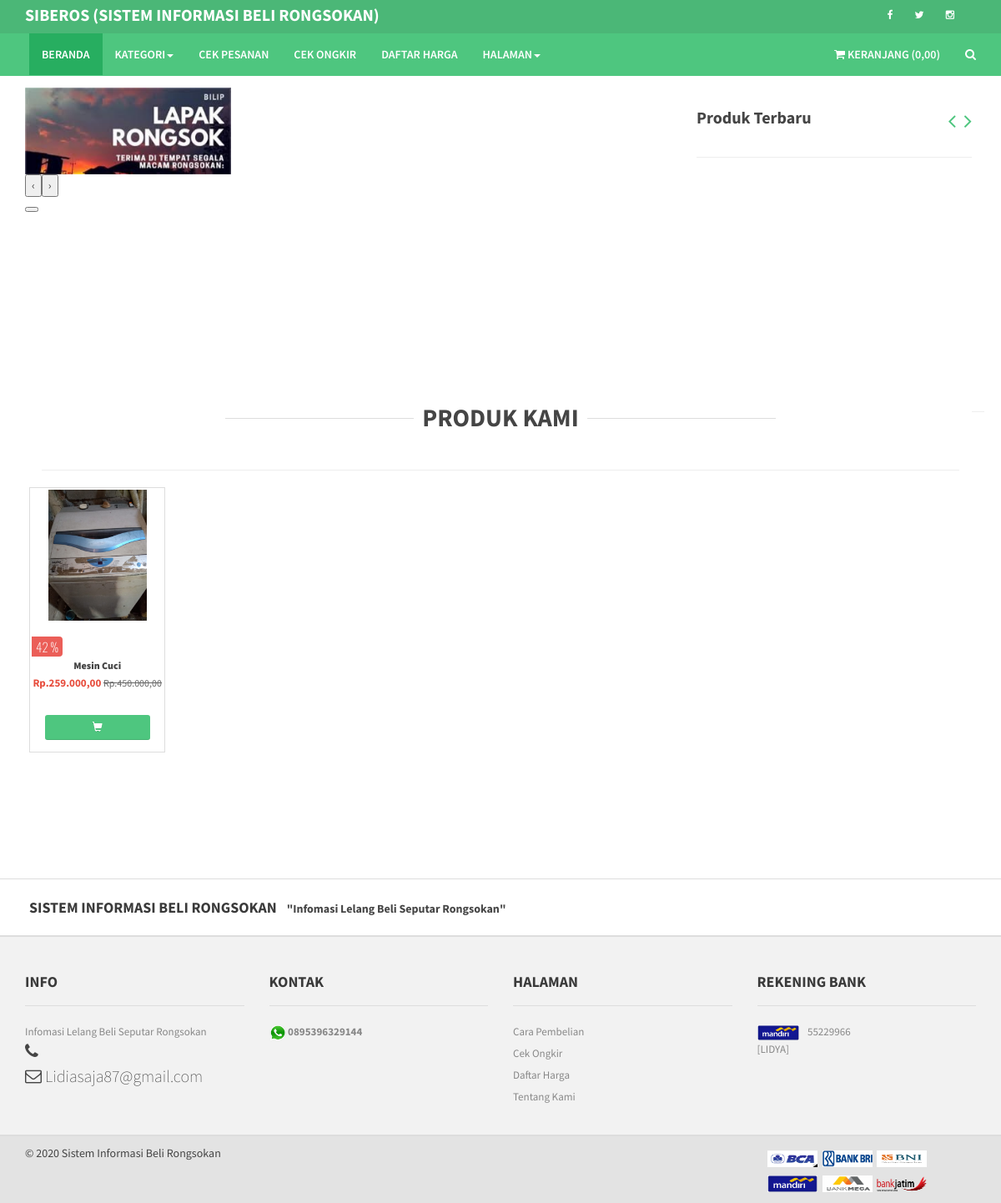
The page / on the database its author committed.
### tables this page shows
CREATE TABLE `shop_setting` (
  `shortname_shop` varchar(20) NOT NULL,
  `longname_shop` varchar(100) NOT NULL,
  `motto_shop` varchar(100) NOT NULL,
  `location_shop` varchar(120) NOT NULL,
  `name_manage` varchar(100) NOT NULL,
  `bbm_contact` varchar(20) NOT NULL,
  `wa_contact` varchar(20) NOT NULL,
  `phone_contact` varchar(20) NOT NULL,
  `email_shop` varchar(30) NOT NULL,
  `propinsi_shop` varchar(20) NOT NULL,
  `kabupaten_shop` varchar(20) NOT NULL,
  `logo_shop` varchar(50) NOT NULL,
  `facebook` varchar(300) DEFAULT NULL,
  `twitter` varchar(300) DEFAULT NULL,
  `google` varchar(300) DEFAULT NULL,
  `instagram` varchar(300) DEFAULT NULL,
  `youtube` varchar(300) DEFAULT NULL,
  `pos` int(1) DEFAULT NULL,
  `jne` int(1) DEFAULT NULL,
  `tiki` int(1) DEFAULT NULL,
  `gratis_ongkir_wilayah` int(1) DEFAULT NULL,
  `cod_wilayah` int(1) DEFAULT NULL
);

CREATE TABLE `shop_product` (
  `id_product` int(11) NOT NULL,
  `name_product` varchar(50) NOT NULL,
  `information_product` text NOT NULL,
  `price_product` int(11) NOT NULL,
  `discount_product` int(11) NOT NULL,
  `weight_product` int(11) NOT NULL,
  `category_product` int(11) NOT NULL,
  `stock_product` int(11) NOT NULL,
  `image_product` varchar(50) NOT NULL,
  `slug_product` text NOT NULL,
  `state_product` int(1) NOT NULL,
  `state_discount` int(1) DEFAULT NULL
);

CREATE TABLE `shop_payment` (
  `id_payment` int(11) NOT NULL,
  `id_bank` int(11) NOT NULL,
  `number` varchar(50) NOT NULL,
  `name` varchar(100) NOT NULL,
  `state` int(1) NOT NULL
);

CREATE TABLE `shop_bank` (
  `id_bank` int(11) NOT NULL,
  `name_bank` varchar(100) NOT NULL,
  `logo_bank` varchar(40) NOT NULL,
  `state_bank` int(1) NOT NULL
);

### application/controllers/C__front.php (called while the page is built, shortened)
<?php
class C__front extends CI_Controller {
	public function __construct()
	{
		$this->load->model('M__app');
		$this->load->library(array('pagination','cart','form_validation'));
	}
	public function index($off=0)
	{
		$jumlah=$this->M__app->gradeone('product','state_product',1)->num_rows();
		$data['title']      ="Beranda";
		$data['active']     ="beranda";
		$data['content']    ='product/index.php';
		$data['all']        =$this->M__app->getdatapage('product',$off)->result();
		$data['category']   =$this->M__app->gradeone('category','state',1)->result();
		$data['new']        =$this->M__app->getnewproduct()->result_array();
		$data['bank']       =$this->M__app->getdatapaymentfront()->result();
		$data['slider']     =$this->M__app->getdata('slider')->result();
		$data['slider_yes'] =1;
		$data['page']       =halaman($jumlah,'shop.aspx',2);
		$this->load->view('frontend/template',$data);
	}
}

### index.php (called while the page is built, shortened)
<?php
require_once BASEPATH.'core/CodeIgniter.php';

### application/models/M__app.php (called while the page is built, shortened)
<?php if ( ! defined('BASEPATH')) exit('No direct script access allowed');
class M__app extends CI_Model {
	public function gradeone($table,$column,$where)
	{
		$this->db->where($column, $where);
		return $this->db->get('shop_'.$table);
	}
	public function getdatapaymentfront()
	{
		$this->db->select('*');
		$this->db->from('shop_payment');
		$this->db->join('shop_bank', 'shop_payment.id_bank = shop_bank.id_bank');
		$this->db->where('shop_payment.state', 1);
		return $this->db->get();
	}
	public function getdatapage($table,$offset)
	{
		$this->db->where('state_product', 1);
		$this->db->where("stock_product!='0'");
		$this->db->join('shop_category', 'shop_product.category_product = shop_category.id_category');
		$this->db->order_by('name_product','asc');
		return $this->db->get('shop_'.$table, 24, $offset);
	}
	public function getnewproduct()
	{
		$this->db->select('*');
		$this->db->from('shop_product');
		$this->db->where("stock_product!='0'");
		$this->db->where("state_product='1'");
		$this->db->join('shop_category', 'shop_product.category_product = shop_category.id_category');
		$this->db->order_by('id_product', 'desc');
		$this->db->limit(10);
		return $this->db->get();
	}
}

### application/views/frontend/product/index.php (the view, shortened to what this page needs)
<div class="main-container" style="padding-left: 50px;padding-right: 50px;">
    <div class="morePost row featuredPostContainer style2">
        <div class="col-lg-12">
            <center>
                <h1 class="title-big text-center section-title-style2">
                    <span>PRODUK KAMI</span>
                </h1>
            </center>
            <hr>
        </div>
        <div >
            <div class="row">
                 <?php $no=0; foreach($all as $row): $no++ ?>
                    <div class="item col-lg-2 col-md-3 col-sm-4 col-xs-6" style="float: left;">
                        <div class="product" id="produk">
                            <div id="tinggi">
                                <div class="image" id="tinggi2">
                                    <a href="<?php echo site_url('product-details.aspx/'.$row->slug_product)?>">
                                        <img src="<?php echo base_url('uploads/'.$row->image_product) ?>" style="width:75%;" alt="<?php echo $row->name_product ?>">
                                    </a>
                                    <?php if ($row->state_discount==1) { ?>
                                        <div class="promotion" style="bottom: -0px;">
                                            <span class="discount" style="font-size: 15px;">
                                                <?php $cut=ceil(($row->discount_product/$row->price_product)*100) ?>
                                                <?php echo 100-$cut ?> %
                                            </span>
                                        </div>
                                    <?php } ?>
                                </div>
                                <div class="description" style="min-height: 65px;">
                                    <b style="font-size: 12px;font-weight: 798;">
                                        <a href="<?php echo site_url('product-details.aspx/'.$row->slug_product)?>">
                                            <?php $product_name=substr($row->name_product,0,25); ?>
                                            <?php if(strlen($row->name_product)>25)
                                            {
                                                echo $product_name.'...';
                                            }
                                            else
                                            {
                                                echo $row->name_product;
                                            }
                                            ?>
                                        </a>
                                    </b>
                                    <div class="price" style="font-size: 13px;">
                                        <?php if ($row->state_discount==1) { ?>
                                            <span style="color: #e74c3c;">
                                                Rp.<?php echo uang($row->discount_product) ?>
                                            </span>
                                        <?php }else{ ?>
                                            <span style="color: #e74c3c;">
                                                Rp.<?php echo uang($row->price_product) ?>
                                            </span>
                                        <?php } ?>
                                        <?php if ($row->state_discount==1) { ?>
                                            <span class="old-price" style="font-size: 12px;">
                                                Rp.<?php echo uang($row->price_product) ?>
                                            </span>
                                        <?php } ?>
                                    </div>
                                </div>
                            </div>
                            <div class="action-control">
                                <center>
                                    <a href="javascript:void(0)" onclick="tampil_modal('<?php echo $row->id_product ?>')" style="width:80%;" class="btn btn-primary btn-md">
                                        <span class="add2cart">
                                            <i class="glyphicon glyphicon-shopping-cart"></i>
                                        </span>
                                    </a>
                                </center>
                            </div>
                        </div>
                    </div>
                <?php endforeach; ?>
                <hr>
                <br>
            </div>
        </div>
    </div>
</div>

### application/views/frontend/header.php (shortened to what this page needs)
<div class="navbar-top">
    <div class="container" style="padding-top: 3px">
        <div class="row">
            <div class="col-lg-8">
                <div class="pull-left ">
                    <ul class="userMenu">
                        <li>
                        <?php if (gettoko('longname_shop')!=""): ?>
                            <a href="<?php echo base_url() ?>">
                                <span style="font-size:20px;">
                                <?php echo gettoko('shortname_shop') ?>
                                <span class="hidden-xs">(<?php echo gettoko('longname_shop') ?>)
                                </span>
                                </span>
                            </a>
                        <?php endif; ?>
                        </li>
                    </ul>
                </div>
            </div>
            <div class="col-lg-4">
                <div class="pull-right">
                    <ul class="userMenu">
                        <?php
                        $fb=gettoko('facebook');
                        $tw=gettoko('twitter');
                        $ig=gettoko('instagram');
                        if($fb!="" && !is_null($fb)){ ?>
                            <li>
                                <a href="<?php echo $fb ?>" target="_blank">
                                    <i class=" fa fa-facebook"> &nbsp; </i>
                                </a>
                            </li>
                        <?php } ?>
                        <?php if($tw!="" && !is_null($tw)){ ?>
                             <li>
                                <a href="<?php echo $tw ?>" target="_blank">
                                    <i class=" fa fa-twitter"> &nbsp; </i>
                                </a>
                            </li>
                        <?php } ?>
                        <?php if($ig!="" && !is_null($ig)){ ?>
                             <li>
                                <a href="<?php echo $ig ?>" target="_blank">
                                    <i class=" fa fa-instagram"> &nbsp; </i>
                                </a>
                            </li>
                        <?php } ?>
                    </ul>
                </div>
            </div>
        </div>
    </div>
</div>

### application/views/frontend/footer.php (shortened to what this page needs)
<footer>
    <div class="footer" style="background-color: #fff; padding:20px; ">
        <div class="container">
            <div class="row">
                <div class="col-lg-8">
                    <span id="footer-head">
                    <?php
                        echo gettoko('longname_shop')?
                        gettoko('longname_shop'):
                        gettoko('shortname_shop');
                    ?>
                    </span>
                    <span>
                        <b>
                            &quot;<?php echo gettoko('motto_shop') ?>&quot;
                        </b>
                    </span>
                </div>
            </div>
        </div>
    </div>
    <div class="footer">
        <div class="container">
            <div class="row">
                <div class="col-lg-3 hidden-xs">
                    <h3>Info</h3>
                    <ul>
                        <li class="supportLi">
                            <p><?php echo gettoko('motto_shop') ?></p>
                            <h4>
                                <a class="inline" href="callto:+12025550151">
                                    <strong>
                                    <i class="fa fa-phone"> </i>
                                    </strong>
                                </a>
                            </h4>
                            <h4>
                                <a class="inline" href="#">
                                    <i class="fa fa-envelope-o"> </i>
                                    <?php echo gettoko('email_shop') ?>
                                </a>
                            </h4>
                        </li>
                    </ul>
                </div>
                <div class="col-lg-3">
                    <h3> Kontak </h3>
                    <ul>
                    <?php if(gettoko('wa_contact')!=''): ?>
                        <li class="supportLi">
                            <img src="<?php echo base_url('uploads/wa.png') ?>" width="20px">
                            <strong><?php echo gettoko('wa_contact') ?></strong>
                        </li>
                    <?php endif ?>
                    </ul>
                </div>
                <div class="col-lg-3 hidden-xs">
                    <h3>Halaman</h3>
                    <ul>
                        <li class="supportLi">
                            <a href="<?php echo site_url('howtobuy.aspx') ?>"> Cara Pembelian</a>
                        </li>
                        <li class="supportLi">
                            <a href="<?php echo site_url('ongkir.aspx') ?>"> Cek Ongkir</a>
                        </li>
                        <li class="supportLi">
                            <a href="<?php echo site_url('pricelist.aspx') ?>"> Daftar Harga</a>
                        </li>
                        <li class="supportLi">
                            <a href="<?php echo site_url('aboutus.aspx') ?>"> Tentang Kami</a>
                        </li>
                    </ul>
                </div>
                <div class="col-lg-3">
                    <h3>Rekening Bank</h3>
                    <ul>
                    <?php $no=0; foreach($bank as $row): $no++ ?>
                        <li class="supportLi">
                            <img src="<?php echo base_url('assets/images/bank/'.$row->logo_bank) ?>" width="50px" alt="">
                            &nbsp;&nbsp; <?php echo $row->number ?> <br> [<?php echo $row->name ?>]
                        </li>
                    <?php endforeach;?>
                    </ul>
                </div>
            </div>
        </div>
    </div>
    <div class="footer-bottom">
        <div class="container">
            <span onmouseover="tampil()">
                &copy; <?php echo date('Y') ?> <?php echo gettoko('longname_shop')?gettoko('longname_shop'):gettoko('shortname_shop') ?>
            </span>
            <span style="float: right;width: 250px;line-height: 30px;">
                <?php echo getBank() ?>
            </span>
        </div>
    </div>
</footer>

### application/helpers/app_helper.php (shortened to what this page needs)
<?php
function uang($number)
{
    return number_format($number,2,',','.');
}
function gettoko($get)
{
    $ci =& get_instance();
    $ci->db->select($get);
    $db=$ci->db->get('shop_setting')->row_array();;
    return $db[$get];
}
function getBank()
{
	$ci =& get_instance();
	$bank=$ci->M__app->gradeone('bank','state_bank',1)->result();
	$val="";
	foreach ($bank as $row) {
		$val.="<img src='".base_url('assets/images/bank/'.$row->logo_bank)."'' width='60px' height='20px;'>&nbsp;&nbsp;";
	}
	return $val;
}

### rows shown on the page
shop_setting: shortname_shop "SIBEROS", longname_shop "SISTEM INFORMASI BELI RONGSOKAN", motto_shop "Infomasi Lelang Beli Seputar Rongsokan", email_shop "Lidiasaja87@gmail.com", wa_contact "0895396329144", longname_shop "Sistem Informasi Beli Rongsokan"
shop_product: image_product (picture), 100-$cut "42", name_product "Mesin Cuci", discount_product "259.000,00", price_product "450.000,00"
shop_payment: id_bank.logo_bank (picture), number "55229966", name "LIDYA"
shop_bank: logo_bank (picture)
shop_bank: logo_bank (picture)
shop_bank: logo_bank (picture)
shop_bank: logo_bank (picture)
shop_bank: logo_bank (picture)
shop_bank: logo_bank (picture)

### other values the page prints
uang(array_sum($jumlah)) "0,00"
